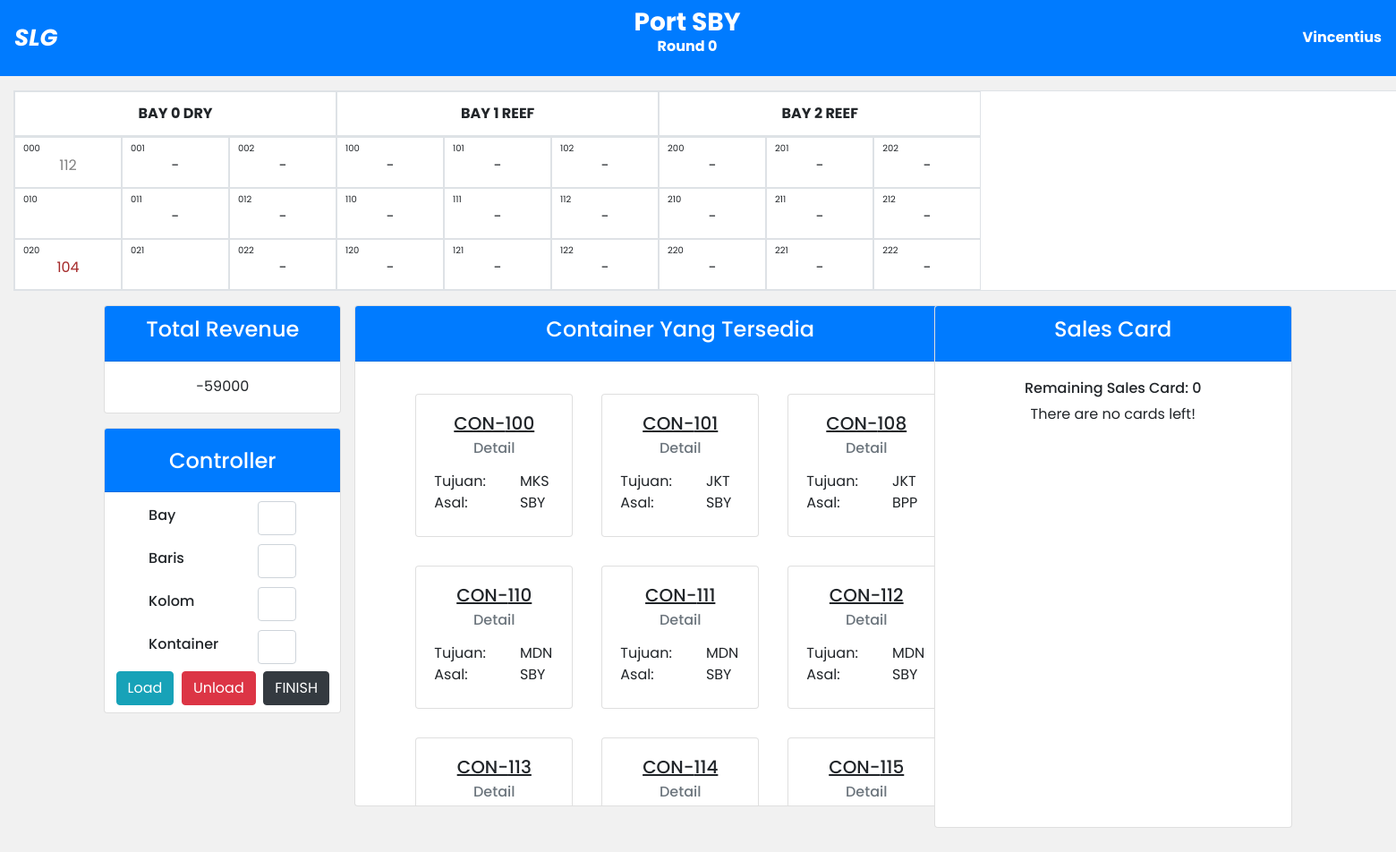
The app's page /game2.php (signed in) with its own data.
### tables this page shows
CREATE TABLE `user` (
  `team_name` varchar(10) NOT NULL,
  `password` varchar(5) NOT NULL,
  `ship` longtext NOT NULL CHECK (json_valid(`ship`)),
  `status` int(1) DEFAULT NULL,
  `id_room` int(4) NOT NULL,
  `origin` text DEFAULT NULL,
  `revenue` int(255) NOT NULL,
  `round` int(11) NOT NULL,
  `pindah` text NOT NULL,
  `finish` int(11) NOT NULL,
  `chance` int(11) NOT NULL,
  `max_chances` int(11) NOT NULL
);

CREATE TABLE `container` (
  `id_container` int(10) NOT NULL,
  `asal_container` text NOT NULL,
  `tujuan_container` text NOT NULL,
  `id_sales` int(10) NOT NULL,
  `types` text NOT NULL
);

CREATE TABLE `temp_container2` (
  `id_container` int(11) NOT NULL,
  `id_user` text NOT NULL
);

### game2.php (the view, shortened to what the rows shown need)
<?php
require 'connect.php';
?>
<!DOCTYPE html>
<html lang="en">
<head>
    <link rel="stylesheet" href="https://maxcdn.bootstrapcdn.com/bootstrap/4.0.0/css/bootstrap.min.css">
    <link rel="stylesheet" href="https://cdn.jsdelivr.net/npm/sweetalert2@11/dist/sweetalert2.min.css" id="theme-styles" />
</head>
<body>
    <nav class="navbar navbar-dark bg-primary navbar-expand d-flex justify-content-between" style="width:100vw;">
        <div class="text-white">
            <?php
            $id = $_SESSION['username'];
            $sql = "SELECT origin, round FROM user WHERE team_name='$id'";
            $result = mysqli_query($con, $sql);
            $row = mysqli_fetch_array($result);
            $temp = $row['round'];
            echo "<h3 style='font-weight:bold;'>
                        <div class='row'>
                            Port
                            $row[origin]
                        </div>";
            echo "
                        <div class='row d-flex justify-content-center'>
                            <h6 class='text-center' style='font-weight:bold;'>Round $temp</h6>
                        </div>
                    </h3>";
            ?>
        </div>
    </nav>
    <div class="container-fluid mt-3" style="width: 109rem;">
        <table class="flex-nowrap table table-responsive table-bordered text-center overflow-x-auto" style="margin-top: 10px;">
            <thead>
                <?php
                $id = $_SESSION['username'];
                $sql = "SELECT ship FROM user WHERE team_name='$id'";
                $result = mysqli_query($con, $sql);
                $resShip = mysqli_fetch_array($result);
                $shipLayout = json_decode($resShip['ship']);
                $temp = count($shipLayout);
                ?>
                <tr class="flex flex-nowrap row" style="margin-left: 0;">
                    <?php
                    for ($i = 0; $i < $temp; $i++) {
                        if ($i == 1 || $i == 2) {
                            echo
                            "
                                        <th class='col-12'>BAY $i REEF</th>
                                    ";
                        } else {
                            echo
                            "
                                    <th class='col-12'>BAY $i DRY</th>
                                ";
                        }
                    }
                    ?>
                </tr>
            </thead>
            <tbody class="overflow-auto">
                <tr class="flex flex-nowrap row" style="margin-left: 0;">
                    <?php
                    $a = 0;
                    $b = 0;
                    $c = 0;
                    $counter = 0;
                    ?>
                    <?php
                    for ($i = 0; $i < 3 * $temp; $i++) {
                        $sql = "SELECT ship FROM user WHERE team_name ='$id'";
                        $result = mysqli_query($con, $sql);
                        $row = mysqli_fetch_array($result);
                        $rowDeck = json_decode($row['ship']);
                        echo
                        "
                                <td class='col-4'>
                                    <div class='id'>
                                        $a$b$c
                                    </div>
                            ";
                        if ($rowDeck[$a][$b][$c] == 0) {
                            echo "-";
                        } else {
                            $container = $rowDeck[$a][$b][$c];
                            $sql = "SELECT * FROM container WHERE id_container='$container'";
                            $result = mysqli_query($con, $sql);
                            $row = mysqli_fetch_array($result);
                            if ($row[2] == 'MDN') {
                                echo "<div style='color: gray'>$row[0]</div>";
                            }
                        }
                        echo "</td>";
                        $c += 1;
                        $counter += 1;
                        if ($counter % 3 == 0) {
                            $a += 1;
                        }
                        if ($c == 3) $c = 0;
                    }
                    ?>
                </tr>
                <tr class="flex flex-nowrap row" style="margin-left: 0;">
                    <?php
                    $a = 0;
                    $b = 2;
                    $c = 0;
                    $counter = 0;
                    ?>
                    <?php
                    for ($i = 0; $i < 3 * $temp; $i++) {
                        $sql = "SELECT ship FROM user WHERE team_name ='$id'";
                        $result = mysqli_query($con, $sql);
                        $row = mysqli_fetch_array($result);
                        $rowDeck = json_decode($row['ship']);
                        echo
                        "
                                <td class='col-4'>
                                    <div class='id'>
                                        $a$b$c
                                    </div>
                            ";
                        if ($rowDeck[$a][$b][$c] == 0) {
                            echo "-";
                        } else {
                            $container = $rowDeck[$a][$b][$c];
                            $sql = "SELECT * FROM container WHERE id_container='$container'";
                            $result = mysqli_query($con, $sql);
                            $row = mysqli_fetch_array($result);
                            if ($row[2] == 'BPP') {
                                echo "<div style='color: brown'>$row[0]</div>";
                            }
                        }
                        echo "</td>";
                        $c += 1;
                        $counter += 1;
                        if ($counter % 3 == 0) {
                            $a += 1;
                        }
                        if ($c == 3) $c = 0;
                    }
                    ?>
                </tr>
            </tbody>
        </table>
    </div>
    <div class="row d-flex justify-content-center">
        <div class="col-2">
            <div class="row">
                <div class="card mb-3" style="height: 7.55rem; width:18rem;">
                    <div class="d-flex justify-content-center my-auto">
                        <div class="money" data-ccy='IDR'>
                            <?php
                            $id = $_SESSION['username'];
                            $sql = "SELECT * FROM user WHERE team_name = '$id'";
                            $result = mysqli_query($con, $sql);
                            $row = mysqli_fetch_array($result);
                            echo $row[6];
                            ?>
                        </div>
                    </div>
                </div>
            </div>
        </div>
        <div class="col-5">
            <div class="card" style="height:35rem; width:45.5rem;">
                <div class="card-body flex-nowrap overflow-y-auto" style="overflow:auto;">
                    <div class="row d-flex justify-content-center overflow-y-auto">
                        <?php
                        $id = $_SESSION['username'];
                        $sql = "SELECT * FROM temp_container2 WHERE id_user = '$id'";
                        $result = mysqli_query($con, $sql);
                        if (mysqli_num_rows($result) > 0) {
                            while ($row = mysqli_fetch_array($result)) {
                                echo "
                            <div class='card text-left m-3' style='width: 11rem;height:10rem;margin-top: 10px; display: inline-block;'>
                                <div class='card-body'>
                                    <h5 class='card-title text-center' style = 'text-decoration: underline;'> CON-$row[0]";
                                $id = $row[0];
                                $sql = "SELECT * FROM container where id_container = '$id'";
                                $result2 = mysqli_query($con, $sql);
                                $row2 = mysqli_fetch_array($result2);
                                echo "</h5>
                            <h6 class='card-subtitle mb-2 text-muted text-center'>Detail</h6>
                            <p class='card-text'>
                                <div class='row'>
                                    <div class='col-7'>
                                        Tujuan:
                                    </div>
                                    <div class='col'>
                                        $row2[2]
                                    </div>
                                </div>
                                <div class='row'>
                                    <div class='col-7'>
                                        Asal:
                                    </div>
                                    <div class='col-5'>
                                        $row2[1]
                                    </div>
                                </div>
                            </p>
                        </div>
                    </div>";
                            }
                        } else {
                            echo "Kosong!";
                        }
                        ?>
                    </div>
                </div>
            </div>
        </div>
        <div class="">
            <div class="card" style="height: 36.5rem; width:25rem">
                <div class="card-body">
                    <?php
                    $id = $_SESSION['username'];
                    $sql = "SELECT * FROM user WHERE team_name = '$id'";
                    $result = mysqli_query($con, $sql);
                    $rowK = mysqli_fetch_array($result);
                    echo "
                    <h6 class='text-center'>Remaining Sales Card: $rowK[11]</h6>
                    ";
                    $id = $_SESSION['username'];
                    $sql = "SELECT origin FROM user WHERE team_name = '$id'";
                    $result = mysqli_query($con, $sql);
                    $row = mysqli_fetch_array($result);
                    $origin = $row[0];
                    $sql = "SELECT * FROM sales WHERE origin = '$origin'";
                    $result = mysqli_query($con, $sql);
                    $count = 0;
                    $rows = [];
                    if ($rowK[11] != 0 && mysqli_num_rows($result) > 0) {
                        while ($row = mysqli_fetch_array($result)) {
                            array_push($rows, $row);
                            $count = $count + 1;
                        }
                        $rand = $rows[random_int(0, $count - 1)];
                        $_SESSION['rand'] = $rand[0];
                        echo '
                        <div class="d-flex justify-content-center">
                            <div class="row d-flex justify-content-center">
                                <div class="card" style="text-align: center;width: 20rem;height:26rem;margin-top: 10px; border-width: 0.5px; border: 0.01px solid">
                                    <div style="text-align: center;margin-top: 10px; font-weight: 950; font-size: 20px">';
                        echo $origin . " - " . $rand[0];
                        $_SESSION['rand'] = $rand[0];
                        echo '
                                    </div>
                                    <hr class="mx-auto" style="border-width: 2px; border: 0.01px solid; width: 90%; margin-top: 10px">
                                    <div class="row" style="margin-top: 0px">
                                        <div class="col-6" style="text-align: left;font-size: 13px;font-weight: 750;">
                                            <ul>Priority</ul>
                                            <ul>Origin</ul>
                                            <ul>Destination</ul>
                                            <ul>Quantity</ul>
                                            <ul>Revenue</ul>
                                            <ul>Total</ul>
                                        </div>
                                        <div class="col-6" style="text-align: left;font-size: 13px; font-weight: 400;">';
                        $t_revenue = $rand[4] * $rand[5];
                        echo '<ul>' . $rand[1] . '</ul>
                                            <ul>' . $rand[2] . '</ul>
                                            <ul>' . $rand[3] . '</ul>
                                            <ul>' . $rand[4] . '</ul>
                                            <ul>' . $rand[5] . '</ul>
                                            <ul style = "margin-top: 16px">' . $t_revenue . '</ul>
                                        </div>
                                    </div>
                                    <hr class="mx-auto" style="border-width: 2px; border: 0.25px solid; width: 90%; margin-top: 5px">
                                    <div class="flex-nowrap overflow-auto" style="height:200px; overflow:scroll;">
                                        <div class="row" style="margin-bottom: 10px">';
                        $id_sales = $rand[0];
                        $sql = "SELECT * FROM container WHERE id_sales = '$id_sales'";
                        $result = mysqli_query($con, $sql);
                        $count = 0;
                        while ($row = mysqli_fetch_array($result)) {
                            echo '<div class="col-4" style = "text-decoration: underline">' . $row[0] . '</div>';
                            $count = $count + 1;
                            if ($count % 3 == 0) {
                                echo '</div><div class = "row" style = "margin-bottom: 10px">';
                            }
                        }
                        echo '</div></div>
                                            </div>
                                    </div>
                                </div>
                                <div class="row">
                                    <form class="mx-auto" method="POST" action="accRef.php">
                                        <div class="row mt-2">';
                        if ($rand[1] == "N-COMMIT") {
                            echo '<div class="col-6" style = "text-align: right">
                                                <button class = "btn btn-success" name = "accept">Accept</button>
                                            </div>
                                            <div class="col-6">
                                                <button class = "btn btn-danger" name = "refuse">Refuse</button>
                                            </div>';
                        } else {
                            echo '<div class="col-6" style = "text-align: right">
                                                <button class = "btn btn-success" name = "accept">Accept</button>
                                            </div>
                                            <div class="col-6">
                                                <button class = "btn" name = "refuse" style = "cursor: not-allowed;background-color: #ccc" disabled>Refuse</button>
                                            </div>';
                        }
                        echo '</div>
                                    </form>
                                </div>
                            </div>
                        ';
                    } else {
                        echo "
                            <div class='d-flex justify-content-center'>
                                There are no cards left!
                            </div>
                        ";
                    }
                    ?>
                </div>
            </div>
        </div>
    </div>
</body>
</html>

### records on screen
user: origin "SBY", round "0", revenue "-59000", max_chances "0"
container: id_container "112"
container: id_container "104"
temp_container2: id_container "100", container.tujuan_container "MKS", container.asal_container "SBY"
temp_container2: id_container "101", container.tujuan_container "JKT", container.asal_container "SBY"
temp_container2: id_container "108", container.tujuan_container "JKT", container.asal_container "BPP"
temp_container2: id_container "110", container.tujuan_container "MDN", container.asal_container "SBY"
temp_container2: id_container "111", container.tujuan_container "MDN", container.asal_container "SBY"
temp_container2: id_container "112", container.tujuan_container "MDN", container.asal_container "SBY"
temp_container2: id_container "113"
temp_container2: id_container "114"
temp_container2: id_container "115"

### other values on screen
$_SESSION['username'] "Vincentius"
$c "1"
$c "2"
$a "1"
$c "0"
$a "2"
